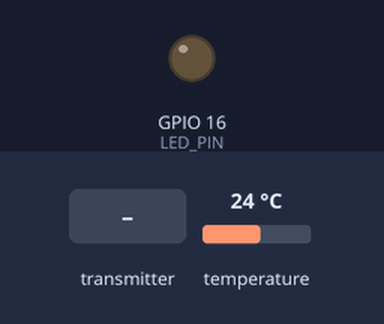
Simulated run of this sketch. Board: ESP8266 (NodeMCU). Parts: output pins drawn as LEDs (lit = HIGH). Inputs (shaded band) come from the test bench; at power-on: temperature 24 °C. WiFi joins after 1.5 s; servers stay silent unless stated; uploads are accepted with an empty reply; pins used as bus, display or sensor lines are not drawn; what the sketch prints to the serial monitor is not drawn.

Above: at 0.0 s.
At 5.9 s:
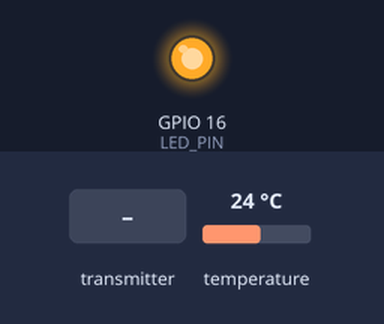
6.0 s: the transmitter starts sending mac_address = 0
At 7.0 s:
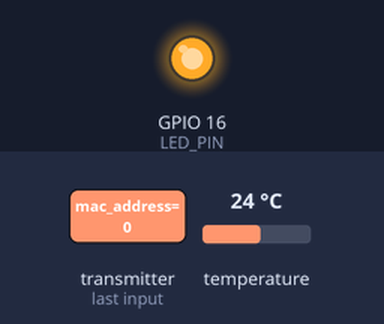
7.8 s: the transmitter starts sending num_readings = 64
10.8 s: the transmitter starts sending num_readings = 128
Timing chart, 0 to 20.8 s (numbered marks = the images above; inputs shaded):
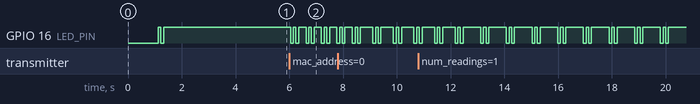

The sketch:

Gateway2_NOW_ETH.ino
```cpp
/**
 * ============================================================================
 * AGUADA - Gateway Multifuncional ESP8266
 * ============================================================================
 * Versão: 3.0 (WiFi AP + STA + ESP-NOW + Ethernet + 1-Wire)
 * Hardware: ESP8266 NodeMCU + ENC28J60 + DS18B20
 *
 * FUNCIONALIDADES:
 * - WiFi AP "aguada" (senha: aguada2025) para nodes se conectarem
 * - WiFi STA para conexão com redes externas (fallback)
 * - ESP-NOW canal 11 para receber dados dos sensores
 * - Ethernet ENC28J60 para envio prioritário ao servidor
 * - 1-Wire DS18B20 para monitoramento de temperatura local
 *
 * Para Arduino IDE:
 * - Board: NodeMCU 1.0 (ESP-12E Module)
 * - Upload Speed: 115200
 * - CPU Frequency: 80MHz
 * - Flash Size: 4MB (FS:2MB OTA:~1019KB)
 *
 * Bibliotecas necessárias:
 * - EthernetENC (v2.0.4+)
 * - ESP8266WiFi (core)
 * - ESP8266HTTPClient (core)
 * - OneWire
 * - DallasTemperature
 * ============================================================================
 */

#include <Arduino.h>
#include <ESP8266WiFi.h>
#include <espnow.h>
#include <ESP8266HTTPClient.h>
#include <WiFiClient.h>
#include <EthernetENC.h>
#include <SPI.h>
#include <OneWire.h>
#include <DallasTemperature.h>

// ============================================================================
// CONFIGURAÇÕES WiFi AP
// ============================================================================

#define AP_SSID "aguada"
#define AP_PASSWORD "aguada2025"
#define AP_CHANNEL 11          // Mesmo canal do ESP-NOW
#define AP_MAX_CONNECTIONS 8   // Até 8 devices conectados
#define AP_HIDDEN false        // Rede visível

// IP do AP (gateway para nodes)
IPAddress apIP(192, 168, 4, 1);
IPAddress apGateway(192, 168, 4, 1);
IPAddress apSubnet(255, 255, 255, 0);

// ============================================================================
// CONFIGURAÇÕES WiFi STA (Fallback/Uplink)
// ============================================================================

// WiFi Networks fallback (apenas 2.4GHz)
typedef struct
{
    const char *ssid;
    const char *password;
    const char *description;
} wifi_network_t;

static const wifi_network_t wifi_networks[] = {
    {"TP-LINK_BE3344", "", "Rede TP-Link sem senha (192.168.1.x)"},
    {"luciano", "19852012", "Rede fallback (192.168.0.x)"},
};

#define NUM_WIFI_NETWORKS (sizeof(wifi_networks) / sizeof(wifi_networks[0]))
#define WIFI_CONNECT_TIMEOUT_MS 10000
static int current_network_index = -1;

// ============================================================================
// CONFIGURAÇÕES Ethernet (ENC28J60)
// ============================================================================

#define ETH_CS_PIN 15 // D8
byte mac[] = {0xDE, 0xAD, 0xBE, 0xEF, 0xFE, 0xED};
IPAddress ip(192, 168, 0, 150);
IPAddress gateway(192, 168, 0, 1);
IPAddress subnet(255, 255, 255, 0);
IPAddress dnsServer(8, 8, 8, 8);

// ============================================================================
// CONFIGURAÇÕES 1-Wire (DS18B20)
// ============================================================================

#define ONE_WIRE_BUS 2  // D4 - GPIO2
OneWire oneWire(ONE_WIRE_BUS);
DallasTemperature sensors(&oneWire);
float currentTemperature = 0.0;

// ============================================================================
// CONFIGURAÇÕES Backend
// ============================================================================

#define BACKEND_URL "http://192.168.0.101:3000/api/leituras/raw"
#define HTTP_TIMEOUT_MS 5000
#define SERVER_IP "192.168.0.101"
#define SERVER_PORT 3000
#define API_PATH "/api/leituras/raw"

// ============================================================================
// CONFIGURAÇÕES ESP-NOW
// ============================================================================

#define ESPNOW_CHANNEL 11  // Mesmo canal do AP WiFi

// ============================================================================
// CONFIGURAÇÕES LED e Timing
// ============================================================================

#define LED_PIN 16
#define LED_BLINK_INTERVAL 30000
#define TEMP_READ_INTERVAL 60000  // Ler temperatura a cada 60s

// ============================================================================
// ESTRUTURAS DE DADOS
// ============================================================================

typedef struct
{
    uint8_t sensor_id;
    uint16_t distance_cm;
} SensorReading;

typedef struct
{
    char mac_address[18];
    SensorReading readings[4];
    uint8_t num_readings;
    uint16_t sequence;
    int8_t rssi;
} ESPNowPacket;

// ============================================================================
// VARIÁVEIS GLOBAIS
// ============================================================================

uint32_t packetsReceived = 0;
uint32_t packetsSent = 0;
uint32_t packetsError = 0;
unsigned long lastHeartbeat = 0;
unsigned long lastLedBlink = 0;
unsigned long lastTempRead = 0;

bool ethernetConnected = false;
bool wifiStaConnected = false;
bool wifiApActive = false;
uint8_t apClientsConnected = 0;

EthernetClient ethClient;
WiFiClient wifiClient;

// ============================================================================
// DECLARAÇÕES DE FUNÇÕES
// ============================================================================

void onDataRecv(uint8_t *mac, uint8_t *data, uint8_t len);

// ============================================================================
// FUNÇÕES AUXILIARES
// ============================================================================

void blinkLED(int count)
{
    for (int i = 0; i < count; i++)
    {
        digitalWrite(LED_PIN, LOW);
        delay(100);
        digitalWrite(LED_PIN, HIGH);
        if (i < count - 1)
            delay(100);
    }
}

String macToString(const uint8_t *mac)
{
    char macStr[18];
    snprintf(macStr, sizeof(macStr), "%02X:%02X:%02X:%02X:%02X:%02X",
             mac[0], mac[1], mac[2], mac[3], mac[4], mac[5]);
    return String(macStr);
}

// ============================================================================
// INICIALIZAÇÃO ETHERNET
// ============================================================================

bool initEthernet()
{
    Serial.println("\n[ETH] Inicializando Ethernet ENC28J60 (EthernetENC)...");

    pinMode(ETH_CS_PIN, OUTPUT);
    digitalWrite(ETH_CS_PIN, HIGH);
    delay(10);

    SPI.begin();
    SPI.setBitOrder(MSBFIRST);
    SPI.setDataMode(SPI_MODE0);
    SPI.setClockDivider(SPI_CLOCK_DIV4);
    delay(50);

    Serial.println("[ETH] Tentando conectar módulo...");

    Ethernet.begin(mac, ip, dnsServer, gateway, subnet);
    delay(1000);

    IPAddress localIP = Ethernet.localIP();
    if (localIP[0] == 0)
    {
        Serial.println("[ETH] ✗ Falha ao inicializar módulo ENC28J60");
        ethernetConnected = false;
        return false;
    }

    Serial.print("[ETH] ✓ Inicializado! IP: ");
    Serial.println(localIP);

    if (Ethernet.linkStatus() == LinkON)
    {
        Serial.println("[ETH] ✓ Link físico detectado (cabo conectado)");
        ethernetConnected = true;
        return true;
    }
    else
    {
        Serial.println("[ETH] ⚠️  Módulo inicializado mas SEM cabo conectado");
        ethernetConnected = false;
        return false;
    }
}

// ============================================================================
// INICIALIZAÇÃO WiFi AP (Access Point)
// ============================================================================

bool initWiFiAP()
{
    Serial.println("\n[WiFi-AP] Criando Access Point 'aguada'...");

    WiFi.mode(WIFI_AP_STA);  // Modo híbrido: AP + STA

    // Configurar IP do AP
    WiFi.softAPConfig(apIP, apGateway, apSubnet);

    // Criar AP
    bool apStarted = WiFi.softAP(AP_SSID, AP_PASSWORD, AP_CHANNEL, AP_HIDDEN, AP_MAX_CONNECTIONS);

    if (apStarted)
    {
        IPAddress myIP = WiFi.softAPIP();
        Serial.println("[WiFi-AP] ✓ AP Criado com sucesso!");
        Serial.println("  SSID: " + String(AP_SSID));
        Serial.println("  Password: " + String(AP_PASSWORD));
        Serial.println("  IP: " + myIP.toString());
        Serial.println("  Canal: " + String(AP_CHANNEL));
        Serial.println("  Max Clients: " + String(AP_MAX_CONNECTIONS));
        wifiApActive = true;
        return true;
    }
    else
    {
        Serial.println("[WiFi-AP] ✗ Falha ao criar AP");
        wifiApActive = false;
        return false;
    }
}

// ============================================================================
// INICIALIZAÇÃO WiFi STA (Station - Fallback)
// ============================================================================

bool tryConnectWiFiSTA()
{
    Serial.println("\n[WiFi-STA] Tentando conectar em redes fallback...");

    for (int i = 0; i < NUM_WIFI_NETWORKS; i++)
    {
        Serial.print("[WiFi-STA] Tentando: ");
        Serial.println(wifi_networks[i].ssid);

        WiFi.begin(wifi_networks[i].ssid, wifi_networks[i].password);

        unsigned long startAttempt = millis();
        while (WiFi.status() != WL_CONNECTED &&
               millis() - startAttempt < WIFI_CONNECT_TIMEOUT_MS)
        {
            delay(100);
        }

        if (WiFi.status() == WL_CONNECTED)
        {
            Serial.println("[WiFi-STA] ✓ Conectado!");
            Serial.println("  IP: " + WiFi.localIP().toString());
            Serial.println("  Gateway: " + WiFi.gatewayIP().toString());
            current_network_index = i;
            wifiStaConnected = true;
            return true;
        }

        Serial.println("[WiFi-STA] ✗ Timeout");
    }

    Serial.println("[WiFi-STA] ⚠️  Nenhuma rede disponível (usando apenas AP)");
    wifiStaConnected = false;
    return false;
}

// ============================================================================
// INICIALIZAÇÃO ESP-NOW
// ============================================================================

bool initESPNow()
{
    Serial.println("\n[ESP-NOW] Inicializando...");

    wifi_set_channel(ESPNOW_CHANNEL);

    if (esp_now_init() != 0)
    {
        Serial.println("[ESP-NOW] ✗ Falha na inicialização");
        return false;
    }

    esp_now_set_self_role(ESP_NOW_ROLE_SLAVE);
    esp_now_register_recv_cb(onDataRecv);

    Serial.println("[ESP-NOW] ✓ Inicializado no canal 11");
    Serial.println("[ESP-NOW] ✓ Compatível com WiFi AP no mesmo canal");
    return true;
}

// ============================================================================
// INICIALIZAÇÃO 1-Wire (DS18B20)
// ============================================================================

bool init1Wire()
{
    Serial.println("\n[1-Wire] Inicializando sensor DS18B20...");

    sensors.begin();

    int deviceCount = sensors.getDeviceCount();

    if (deviceCount > 0)
    {
        Serial.println("[1-Wire] ✓ " + String(deviceCount) + " sensor(es) detectado(s)");

        // Ler temperatura inicial
        sensors.requestTemperatures();
        currentTemperature = sensors.getTempCByIndex(0);
        Serial.println("  Temperatura: " + String(currentTemperature) + "°C");

        return true;
    }
    else
    {
        Serial.println("[1-Wire] ⚠️  Nenhum sensor DS18B20 detectado");
        return false;
    }
}

// ============================================================================
// LEITURA DE TEMPERATURA
// ============================================================================

void readTemperature()
{
    sensors.requestTemperatures();
    float temp = sensors.getTempCByIndex(0);

    if (temp != DEVICE_DISCONNECTED_C && temp != -127.0)
    {
        currentTemperature = temp;
        Serial.println("[1-Wire] Temperatura: " + String(currentTemperature, 1) + "°C");
    }
    else
    {
        Serial.println("[1-Wire] ⚠️  Erro na leitura de temperatura");
    }
}

// ============================================================================
// ENVIO DE DADOS
// ============================================================================

bool sendViaEthernet(const String &jsonPayload)
{
    if (!ethernetConnected)
        return false;

    Serial.println("[ETH] Enviando via Ethernet...");

    if (ethClient.connected())
    {
        ethClient.stop();
        delay(10);
    }

    if (ethClient.connect(SERVER_IP, SERVER_PORT))
    {
        ethClient.println("POST " + String(API_PATH) + " HTTP/1.1");
        ethClient.println("Host: " + String(SERVER_IP));
        ethClient.println("Content-Type: application/json");
        ethClient.print("Content-Length: ");
        ethClient.println(jsonPayload.length());
        ethClient.println("Connection: close");
        ethClient.println();
        ethClient.println(jsonPayload);

        unsigned long timeout = millis() + 3000;
        while (ethClient.connected() && millis() < timeout)
        {
            if (ethClient.available())
            {
                String line = ethClient.readStringUntil('\n');
                if (line.startsWith("HTTP/1.1 200") || line.startsWith("HTTP/1.1 201"))
                {
                    Serial.println("[ETH] ✓ " + line);
                    ethClient.stop();
                    return true;
                }
            }
            delay(5);
        }

        ethClient.stop();
        Serial.println("[ETH] ✗ Timeout ou resposta inválida");
        return false;
    }
    else
    {
        Serial.println("[ETH] ✗ Falha ao conectar ao servidor");
        return false;
    }
}

bool sendViaWiFi(const String &jsonPayload)
{
    if (!wifiStaConnected)
        return false;

    Serial.println("[WiFi-STA] Enviando via WiFi...");

    HTTPClient http;
    String url = "http://" + String(SERVER_IP) + ":" + String(SERVER_PORT) + String(API_PATH);

    http.begin(wifiClient, url);
    http.addHeader("Content-Type", "application/json");

    int httpCode = http.POST(jsonPayload);

    if (httpCode == HTTP_CODE_OK || httpCode == HTTP_CODE_CREATED)
    {
        Serial.println("[WiFi-STA] ✓ " + String(httpCode) + " OK");
        http.end();
        return true;
    }
    else
    {
        Serial.printf("[WiFi-STA] ✗ Erro HTTP: %d\n", httpCode);
        http.end();
        return false;
    }
}

bool sendToServer(const String &jsonPayload)
{
    // Prioridade 1: Ethernet
    if (ethernetConnected)
    {
        if (sendViaEthernet(jsonPayload))
        {
            return true;
        }
        Serial.println("[!] Ethernet falhou, tentando WiFi...");
    }

    // Prioridade 2: WiFi STA
    if (wifiStaConnected)
    {
        if (sendViaWiFi(jsonPayload))
        {
            return true;
        }
        Serial.println("[!] WiFi STA também falhou");
    }

    Serial.println("[!] ✗ Dados perdidos - sem conectividade");
    return false;
}

// ============================================================================
// CALLBACK ESP-NOW
// ============================================================================

void onDataRecv(uint8_t *mac, uint8_t *data, uint8_t len)
{
    blinkLED(2);

    packetsReceived++;

    ESPNowPacket packet;
    memcpy(&packet, data, sizeof(packet));

    int8_t rssi = -50;
    packet.rssi = rssi;

    String jsonPayload = "{";
    jsonPayload += "\"mac_address\":\"" + macToString(mac) + "\",";
    jsonPayload += "\"readings\":[";

    for (uint8_t i = 0; i < packet.num_readings; i++)
    {
        if (i > 0)
            jsonPayload += ",";
        jsonPayload += "{";
        jsonPayload += "\"sensor_id\":" + String(packet.readings[i].sensor_id) + ",";
        jsonPayload += "\"distance_cm\":" + String(packet.readings[i].distance_cm);
        jsonPayload += "}";
    }

    jsonPayload += "],";
    jsonPayload += "\"sequence\":" + String(packet.sequence) + ",";
    jsonPayload += "\"rssi\":" + String(rssi);
    jsonPayload += "}";

    Serial.println("\n[RX] Pacote ESP-NOW recebido:");
    Serial.println("  MAC: " + macToString(mac));
    Serial.println("  Leituras: " + String(packet.num_readings));
    Serial.println("  Sequence: " + String(packet.sequence));
    Serial.println("  RSSI: " + String(rssi) + " dBm");
    Serial.println("  JSON: " + jsonPayload);

    if (sendToServer(jsonPayload))
    {
        packetsSent++;
        Serial.println("[TX] ✓ Enviado com sucesso!");
    }
    else
    {
        packetsError++;
        Serial.println("[TX] ✗ Falha no envio!");
    }
}

// ============================================================================
// HEARTBEAT
// ============================================================================

void heartbeat()
{
    if (millis() - lastHeartbeat >= 10000)
    {
        lastHeartbeat = millis();

        Serial.println("\n[HB] ============================================");
        Serial.println("[HB] Uptime: " + String(millis() / 1000) + "s");
        Serial.println("[HB] Pacotes: RX:" + String(packetsReceived) +
                       " TX:" + String(packetsSent) +
                       " ERR:" + String(packetsError));

        Serial.print("[HB] Conectividade: ");
        if (wifiApActive)
        {
            apClientsConnected = WiFi.softAPgetStationNum();
            Serial.print("AP✓(" + String(apClientsConnected) + " clients) ");
        }
        if (wifiStaConnected) Serial.print("STA✓ ");
        if (ethernetConnected) Serial.print("ETH✓ ");
        if (!ethernetConnected && !wifiStaConnected && !wifiApActive) Serial.print("OFFLINE");
        Serial.println();

        Serial.println("[HB] Temperatura: " + String(currentTemperature, 1) + "°C");
        Serial.println("[HB] ============================================\n");
    }
}

// ============================================================================
// MONITORAMENTO PERIÓDICO
// ============================================================================

void periodicTasks()
{
    // Ler temperatura a cada TEMP_READ_INTERVAL
    if (millis() - lastTempRead >= TEMP_READ_INTERVAL)
    {
        lastTempRead = millis();
        readTemperature();
    }

    // Piscar LED periodicamente
    if (millis() - lastLedBlink >= LED_BLINK_INTERVAL)
    {
        lastLedBlink = millis();
        blinkLED(3);
    }
}

// ============================================================================
// SETUP
// ============================================================================

void setup()
{
    Serial.begin(115200);
    delay(1000);

    Serial.println("\n\n");
    Serial.println("========================================");
    Serial.println("  AGUADA - Gateway Multifuncional v3.0");
    Serial.println("========================================");
    Serial.println("WiFi AP: 'aguada' (senha: aguada2025)");
    Serial.println("WiFi STA: Fallback para uplink");
    Serial.println("ESP-NOW: Canal 11");
    Serial.println("Ethernet: ENC28J60 (prioridade)");
    Serial.println("1-Wire: DS18B20 (temperatura)");
    Serial.println("========================================\n");

    pinMode(LED_PIN, OUTPUT);
    digitalWrite(LED_PIN, HIGH);
    blinkLED(2);

    // ORDEM DE INICIALIZAÇÃO:
    // 1. WiFi AP (cria rede "aguada")
    initWiFiAP();

    // 2. WiFi STA (conecta em redes externas - fallback)
    tryConnectWiFiSTA();

    // 3. ESP-NOW (mesmo canal do AP)
    initESPNow();

    // 4. Ethernet (prioridade para envio)
    initEthernet();

    // 5. 1-Wire (sensor de temperatura)
    init1Wire();

    Serial.println("\n========================================");
    Serial.println("✓ Sistema pronto!");
    Serial.println("========================================");
    Serial.println("📡 WiFi AP: aguada (Canal 11)");
    Serial.println("   → Nodes podem conectar diretamente");
    Serial.println("");
    Serial.println("📶 Prioridade de transmissão:");
    Serial.println("   1º - Ethernet (192.168.0.150)");
    Serial.println("   2º - WiFi STA (fallback)");
    Serial.println("");
    Serial.println("📻 ESP-NOW: Canal 11 (compatível com AP)");
    Serial.println("🌡️  Temperatura: " + String(currentTemperature, 1) + "°C");
    Serial.println("");
    Serial.println("Aguardando pacotes ESP-NOW...\n");

    lastHeartbeat = millis();
    lastLedBlink = millis();
    lastTempRead = millis();
}

// ============================================================================
// LOOP
// ============================================================================

void loop()
{
    if (ethernetConnected)
    {
        Ethernet.maintain();

        static unsigned long lastLinkCheck = 0;
        if (millis() - lastLinkCheck > 5000)
        {
            lastLinkCheck = millis();
            if (Ethernet.linkStatus() != LinkON)
            {
                Serial.println("[ETH] ⚠️  Link perdido! Usando WiFi...");
                ethernetConnected = false;
            }
        }
    }
    else
    {
        static unsigned long lastReconnect = 0;
        if (millis() - lastReconnect > 30000)
        {
            lastReconnect = millis();
            if (Ethernet.linkStatus() == LinkON)
            {
                Serial.println("[ETH] Link detectado! Reativando Ethernet...");
                ethernetConnected = true;
            }
        }
    }

    heartbeat();

    // Tarefas periódicas (LED e temperatura)
    periodicTasks();

    delay(10);
}
```

Measured:
- after the input at 6.0 s, GPIO 16 (LED_PIN): HIGH → LOW after 0.05 s, then repeats every 0.57 s: HIGH 0.10 s, LOW 0.10 s, HIGH 0.27 s, LOW 0.10 s
